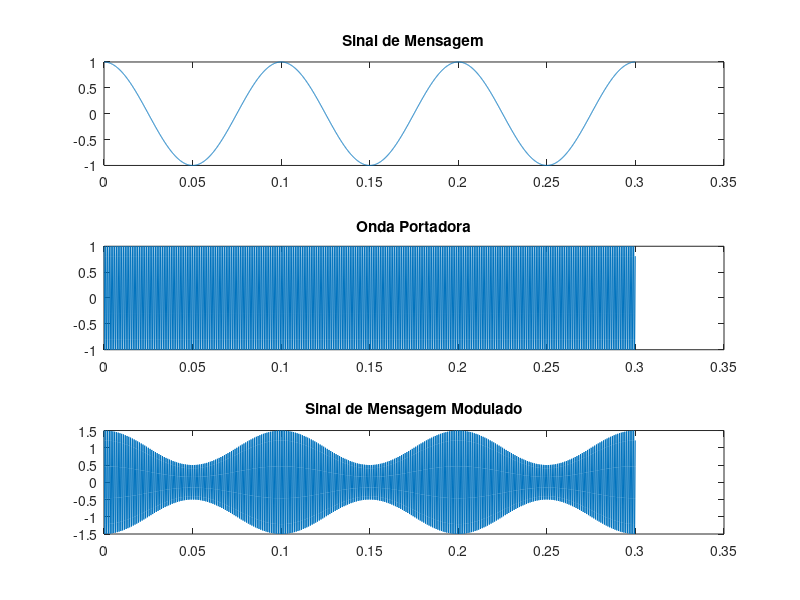

Source code (MATLAB): (Note: this script raises an error after producing the figure.)
clear all;
clc;

%% Criação do vetor de tempo:

% Quanto maior a duração, mais bem definida da fft

% Frequência de amostragem
fs = 10000;
% Período entre amostras
Ts = 1/fs;
% Criação do vetor de tempo, indo de 0 a 10 segundos, com amostras a cada
% Ts segundos
t = 0:Ts:10;

%% Criação da onda portadora:

% Amplitude da portadora
Ac = 1;
% Frequência da portadora
fc = 1000;
% Criação do sinal da portadora
c = Ac * cos(2*pi*fc*t);

%% Criação do sinal de mensagem

% Amplitude do sinal de mensagem
Am = 1;
% Frequência do sinal de mensagem
fm = 10;
% Criação do sinal de mensagem
m = Am * cos(2*pi*fm*t);

%% Sinal modulado:

k = 0.5;
s = (1 + k*m).*c;
%{
Observe a utilização do .* !!!
O .* está sendo utilizado para fazer a multiplicação "elemento a elento":
[1 2 3] .* [4 5 6] = [1*4 2*5 3*6]

Caso fosse utilizado somente o *, seria feita uma multiplicação de
matrizes, o que nem mesmo é possível para este caso.
%}

figure(1)

%{
Utilizando, por exemplo, t(1:3000) em vez de t, estou plotando apenas os
primeiros 3000 valores do vetor t.

Estou fazendo isso somente para deixar o gráfico mais fácil de visualizar.
(caso o 1:3000 seja removido, todo o vetor é plotado e precisamos dar zoom
para entender o que está acontecendo)
%}

subplot(3,1,1)
plot(t(1:3000), m(1:3000))
title("Sinal de Mensagem")

subplot(3,1,2)
plot(t(1:3000), c(1:3000))
title("Onda Portadora")

subplot(3,1,3)
plot(t(1:3000), s(1:3000))
title("Sinal de Mensagem Modulado")

%% Transformadas de Fourier

% Sinal de mensagem:
[f, M] = fourier(m, fs);

% Onda portadora:
[f, C] = fourier(c, fs);

% Sinal modulado:
[f, S] = fourier(s, fs);

%{
Observe a utilização da função de números complexos "abs", que é utilizada
para obter o módulo dos números complexos retornados pela função que
calcula a transformada de Fourier.
%}

figure(2)
subplot(3,1,1)
plot(f, abs(M))
xlabel('Frequência (Hz)')
ylabel('Magnitude')
title('M(f)')

subplot(3,1,2)
plot(f, abs(C))
xlabel('Frequência (Hz)')
ylabel('Magnitude')
title('C(f)')

subplot(3,1,3)
plot(f, abs(S))
xlabel('Frequência (Hz)')
ylabel('Magnitude')
title('S(f)')

%% Demodulação

% Passagem do sinal modulado por um diodo (cortar valores negativos)
s_d = max(s,0);

% Transformada de Fourier
[f, S_D] = fourier(s_d, fs);

%{
observa-se no espectro que aparece novamente em 10Hz o sinal de mensagem
original! Então basta agora projetar um filtro passa-baixas para filtrar
somente as baixas frequências do sinal de mensagem
%}
figure(3)
subplot(2,1,1)
plot(t(1:2000), s_d(1:2000))
title('Sinal após a passagem por um diodo')

subplot(2,1,2)
plot(f, abs(S_D))
title('Espectro do sinal após o diodo')

%% Projeto do Filtro
% Frequência de corte do filtro em 20 Hz
f_c = 20;

% Vetor da função de transferência do filtro (em valores complexos)
H = PassaBaixa(f, f_c);

% Diagrama de Bode
H_amp = abs(H);
H_pha = angle(H);

figure(4)

subplot(2, 1, 1)
%Não foi utilizado loglog() para manter em dB
semilogx(f, 20*log10(H_amp), 'k')
xlabel('Frequência [Hz]')
ylabel('Magnitude [dB]')
xlim([0,100])
title('Diagrama de Bode do Filtro')
grid on

subplot(2, 1, 2)
%Aqui é feita a multiplicação por 180/pi para converter de rad para °
semilogx(f, H_pha*180/pi(), 'k')
xlabel('Frequência [Hz]')
ylabel('Fase [°]')
xlim([0,100])
grid on


%% Obtenção do sinal de saída do filtro
% Aplicação da convolução no tempo por multiplicação na frequência
saida_tf = S_D.*H;

[tSaida, saida] = inv_fourier(saida_tf, fs);

figure(5)

subplot(2,1,1)
plot(f, saida_tf)
xlabel('Frequência [Hz]')
title('Espectro de Amplitude do Sinal de Saída')

subplot(2,1,2)
plot(tSaida(1:3000), saida(1:3000))
xlabel('Tempo [s]')
title('Sinal de Saída')



